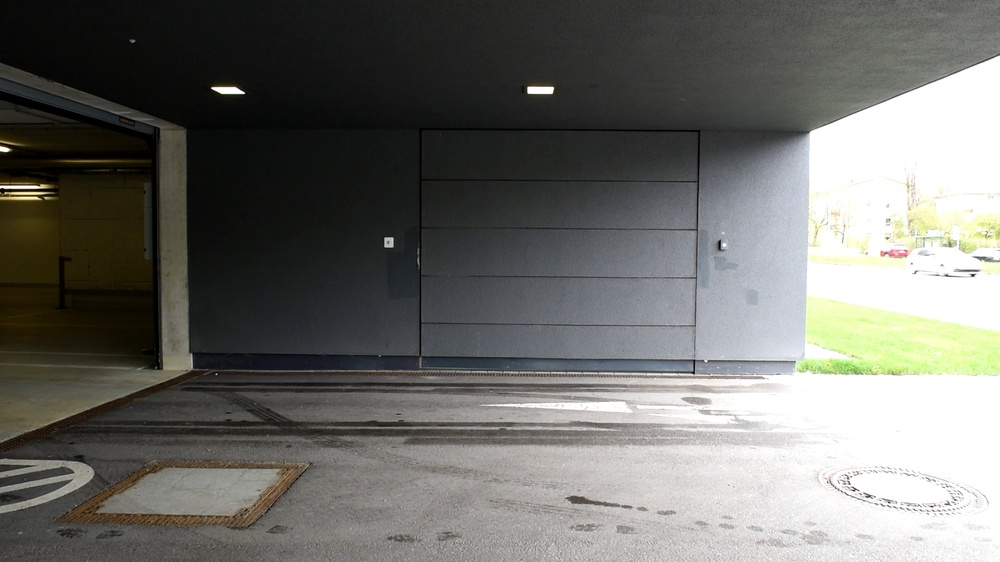
#> input picture datasets/images/none.jpg, 1000 x 562 px, shrunk from 1920 x 1080 before the run; its folder holds 3 pictures in this run
$ jupyter execute --allow-errors detect_measurements_with_color_filter.ipynb
#> lines starting #> are read from the running program, lines starting #| are printed output that depends on the picture; after the words box and inside, x2 and y2 are one past the last pixel; in counts of white or black regions, pixels touching at a corner belong together
[cell 1]
import cv2
import glob
import numpy as np
import matplotlib.pyplot as plt

files = glob.glob('../datasets/images/*.JPG')

img_path = files[1]
img = cv2.imread(img_path)
#> img is the input picture: shape (562, 1000, 3); mean B, G, R 105.4, 109.9, 109.8

hsv = cv2.cvtColor(img, cv2.COLOR_BGR2HSV)
#> hsv: shape (562, 1000, 3); mean H, S, V 42.7, 33.5, 112.2

mask0 = cv2.inRange(hsv, (0, 0, 0), (255, 120, 255))
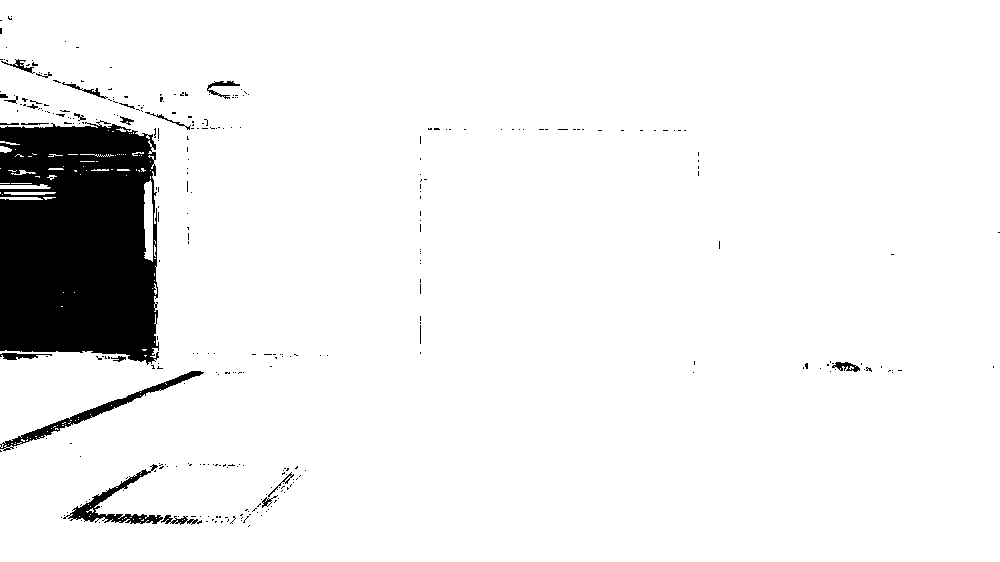
#> mask0: shape (562, 1000); 93.1% white; 321 black regions (299 under 20 px), largest, box (x1, y1, x2, y2) and area: (0, 120, 159, 365) 33455, (0, 371, 204, 451) 1450, (63, 464, 163, 524) 1184

new_img = img.copy()
new_img[np.where(mask0)] = 255
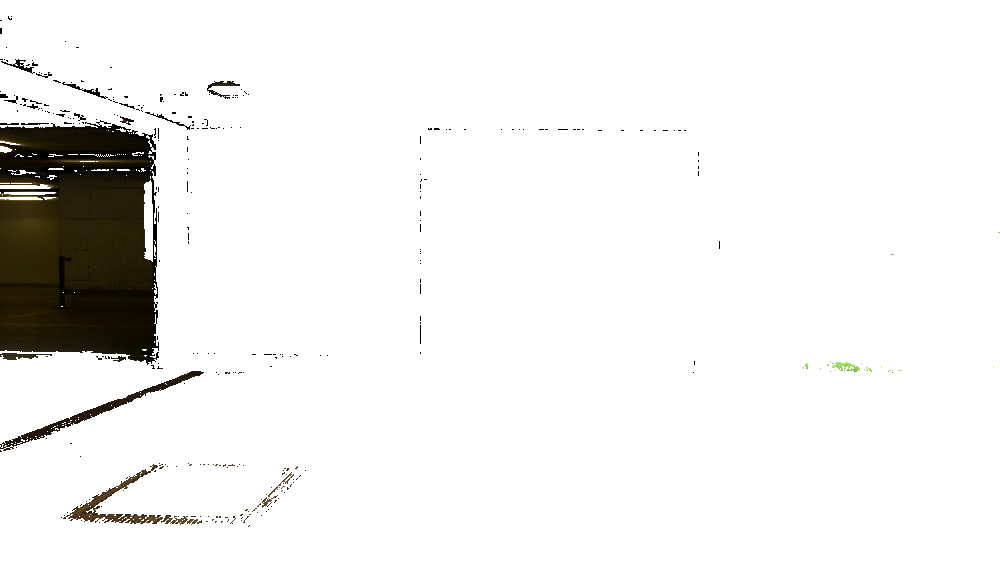
#> new_img: shape (562, 1000, 3); mean B, G, R 238, 239.2, 239.7

#> (the rest of this cell did not finish here and is left out)
